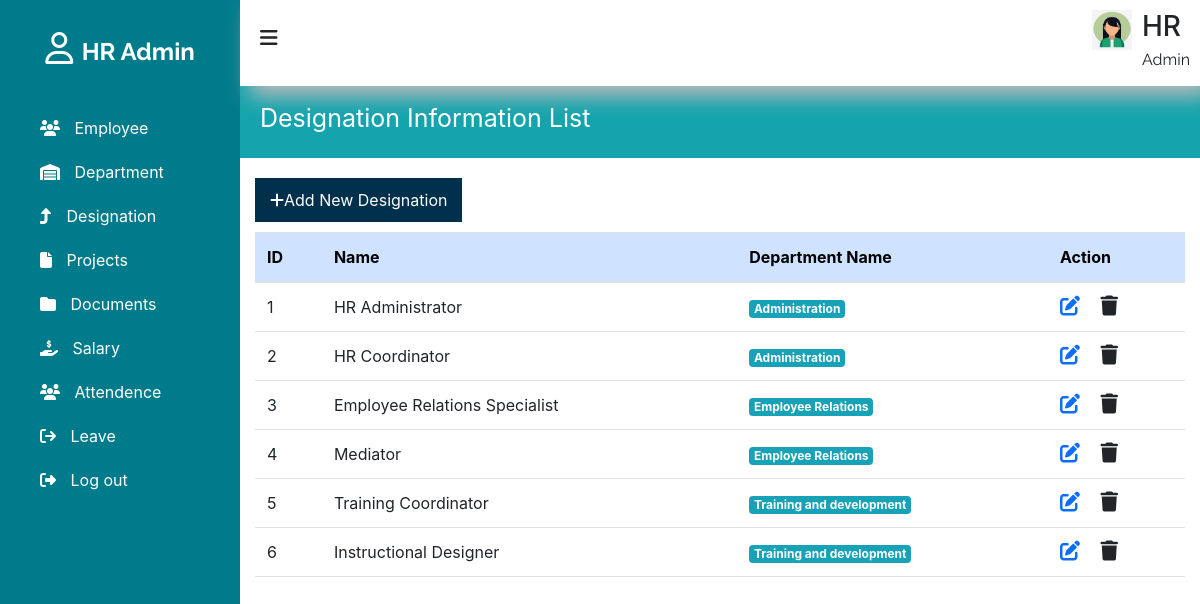
The app's page /designation.php with its own data.
### tables this page shows
CREATE TABLE `designation` (
  `id` int(100) NOT NULL,
  `department_id` int(11) NOT NULL,
  `name` varchar(100) NOT NULL,
  `department` varchar(100) NOT NULL
);

CREATE TABLE `department` (
  `id` int(100) NOT NULL,
  `name` varchar(255) NOT NULL
);

### designation.php (the view, shortened to what this page needs)
<?php
include "include/db_connection.php";
?>
<!DOCTYPE html>
<html lang="en">
<head>
  <link href="https://cdn.jsdelivr.net/npm/bootstrap@5.2.3/dist/css/bootstrap.min.css" rel="stylesheet"
>
    <link rel="stylesheet" href="https://cdnjs.cloudflare.com/ajax/libs/font-awesome/6.5.1/css/all.min.css"/>
    <link type="text/css" rel="stylesheet" href="style.css"/>
</head>
<body>
      <?php include ('sidebar.php'); ?>
      <section id="main-content">
         <?php include ('header.php'); ?>
             <div class="main_contect_body">
                    <div class= "department_tiltle" >
                      Designation Information List
              </div>
  <div class="container">
    <a class="add_department" href="add_designation.php" class="btn btn-primary mb-3"><i class="fa-solid fa-plus"></i>Add New Designation</a>
    <table class="table table-hover text-center">
      <thead class="table-primary">
        <tr>
          <th scope="col">ID</th>
          <th scope="col">Name</th>
          <th scope="col">Department Name</th>
          <th scope="col">Action</th>
        </tr>
      </thead>
      <tbody>
        <?php
        $no = 1;
        $sql = "SELECT * FROM `designation`";
        $result = mysqli_query($conn, $sql);
        while ($row = mysqli_fetch_assoc($result)) {
          ?>
          <tr>
            <td>
              <?php echo $no; ?>
            </td>
            <td>
              <?php echo $row["name"] ?>
            </td>
            <td>
              <?php
              $department_id = $row["department_id"];
              $department_query = "SELECT name FROM department WHERE id = $department_id";
              $department_result = mysqli_query($conn, $department_query);
              if (mysqli_num_rows($department_result) > 0) {
                  $department_row = mysqli_fetch_assoc($department_result);
                  ?><span class="badge badge-info"><?php echo $department_row["name"];?></span><?php
              } else {
                  echo "Department not found";
              }
              ?>
          </td>
            <td>
              <a href="edit_designation.php?id=<?php echo $row["id"] ?>" class="link-primary"><i
                  class="fa-solid fa-pen-to-square fs-5 me-3"></i></a>
              <a href="#<?php echo $row["id"] ?>" class="link-dark"><i class="fa-solid fa-trash fs-5" data-bs-toggle="modal" data-bs-target="#deleteConfirmModal<?php echo $row["id"] ?>"></i></a>
            </td>
          </tr>
          <?php
          $no++;
        }
        ?>
      </tbody>
    </table>
  </div>
<?php include ('footer.php'); ?>
</body>
</html>

### sidebar.php
<section id="sidebar" class="sidebar">
        <div class="sidebar-brand">
            <h2><i class="fa-regular fa-user"></i> <span style="font-size: 1.5rem; font-family: 'Raleway', sans-serif; font-weight: 700;">HR Admin</span></h2>
        </div>
            <div class="sidebar-menu">
                <ul>
                    <li><a href="employee.php" style="text-decoration: none;"><i class="fa fa-users"></i> <span>Employee</span></a></li>
                    <li><a href="departments.php" style="text-decoration: none;"> <i class="fa fa-warehouse"></i> <span>Department</span></a></li>
                    <li><a href="designation.php" style="text-decoration: none;"> <i class="fa fa-turn-up"></i> <span>Designation</span></a></li>
                    <li><a href="#" style="text-decoration: none;"> <i class="fa fa-file"></i> <span>Projects</span></a></li>
                    <li><a href="#" style="text-decoration: none;"> <i class="fa-solid fa-folder"></i> <span>Documents</span></a></li>
                    <li><a href="#" style="text-decoration: none;"> <i class="fa fa-hand-holding-dollar"></i> <span>Salary</span></a></li>
                    <li><a href="#" style="text-decoration: none;"> <i class="fa fa-users"></i> <span>Attendence</span></a></li>
                    <li><a href="#" style="text-decoration: none;"> <i class="fa-solid fa-arrow-right-from-bracket"></i> <span>Leave</span></a></li>
                    <li><a href="logout.php"><i class="fa fa-sign-out"></i> <span>Log out</span></a></li>
                </ul>
                </div>
 </section>

### header.php (shortened to what this page needs)
<header class="main_header">
         <div class="header_left">
             <h2><a id="sidebartoggle" ><i class="fa fa-bars"></i></a></h2>
        </div>
        <div class="header_right">
                <img src="./images/logo.jfif" class="img-responsive"/>
             <div class="profile_name">
                <h3>HR</h3>
                <p>Admin</p>
            </div>
        </div>
         </header>
         <link rel="stylesheet" href="https://cdn.jsdelivr.net/npm/bootstrap@4.0.0/dist/css/bootstrap.min.css">

### footer.php (shortened to what this page needs)
</html>

### style.css (style rules this page uses)
ul { margin: 0; padding: 0; list-style-type: none; }
p { margin: 0; padding: 0; font: 15px; line-height: 2; }
img { width: 100%; }
a { text-decoration: none; }
body { font-size: 14px; }
h2 { font-size: 30px; margin: 0; }
h3 { font-size: 25px; margin: 0; }
h1,h2,h3,h4,h5,h6,p { font-family: 'Raleway', sans-serif; }
* { margin: 0; padding: 0; box-sizing: border-box; list-style-type: none; text-decoration: none; }
.container { max-width: 1330px; margin: 0 auto; padding-left: 15px; padding-right: 15px; }
section#sidebar { width: 20%; background: #007b8b; position: fixed; position: fixed; top: 0; left: 0; color: #fff; height: 100%; }
.sidebar-brand { padding: 30px 10px; text-align: center; }
.sidebar-menu ul li a { display: block; color: #fff; padding: 10px 40px; }
.sidebar-menu li { transition: all 0.5s ease; }
.sidebar-menu ul li span { padding-left: 10px; }
section#main-content { width: 80%; float: right; }
.main_header { position: fixed; background-color: #fff; box-shadow: 10px 10px 20px #bbb; width: 80%; top: 0; justify-content: space-between; display: grid; grid-template-columns: 50% 50%; }
.header_left { padding: 10px 20px 10px 20px; }
.header_left h2 { padding: 5px 0px; }
.add_department { padding: 10px 15px; display: inline-block; margin-top: 10px; margin-bottom: 10px; background-color: #00304c; color:white; }
.table-primary { background-color: blue; }
#sidebartoggle { margin-right: 10px; font-size: 20px; }
.header_right img { padding-right: 10px; width: 50px; height: 40px; }
.header_right { display: flex; width: 100%; justify-content: end; padding: 10px; }
.main_contect_body { margin: 80px 0px 0px 0px; }
.department_tiltle { padding: 20px 5px 20px 20px; background-color: #15a4ad; color: #fff; font-size: 25px; margin-bottom: 10px; }
.profile_name h3,.profile_name p { margin-bottom: 0; }
table th { text-align: left; }
table td { padding: 20px 0px 0px 0px; text-align: left; }

### header.php (style rules this page uses)
header { z-index: 999; }

### records on screen
designation: name "HR Administrator", department.name "Administration"
designation: name "HR Coordinator", department.name "Administration"
designation: name "Employee Relations Specialist", department.name "Employee Relations"
designation: name "Mediator", department.name "Employee Relations"
designation: name "Training Coordinator", department.name "Training and development"
designation: name "Instructional Designer", department.name "Training and development"
